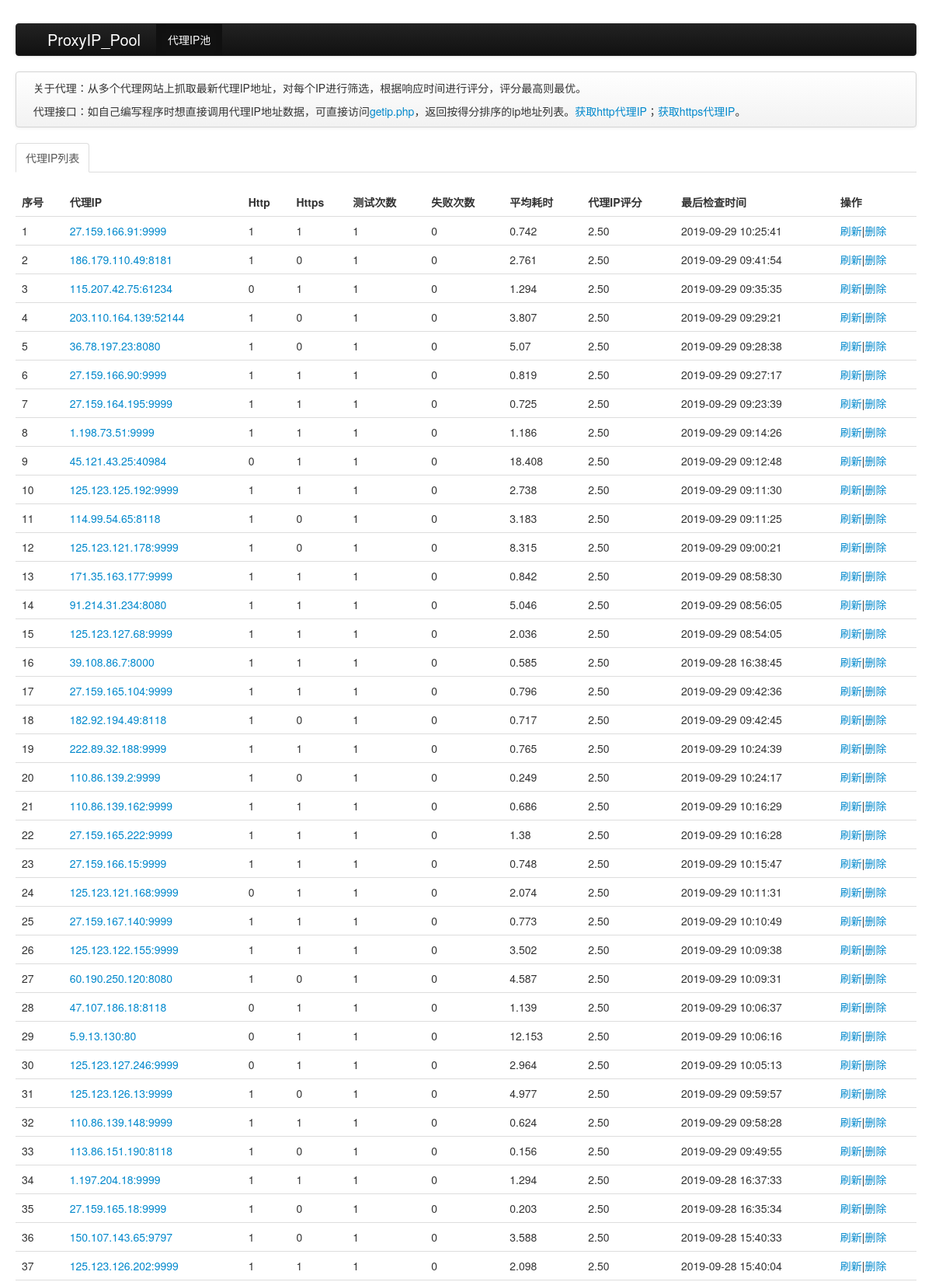
The page / (upper part) on the database its author committed.
### tables this page shows
CREATE TABLE `valid_ip` (
  `content` varchar(30) NOT NULL DEFAULT '' COMMENT 'IP:port',
  `is_http` tinyint(3) DEFAULT NULL COMMENT 'http代理',
  `is_https` tinyint(3) DEFAULT NULL COMMENT 'https代理',
  `test_times` int(5) DEFAULT '0' COMMENT '测试次数',
  `failure_times` int(5) DEFAULT '0' COMMENT '失败次数',
  `success_rate` float(5,2) DEFAULT '0.00' COMMENT '成功率',
  `avg_response_time` float DEFAULT '0' COMMENT '响应时间',
  `score` float(5,2) DEFAULT '0.00' COMMENT '分数',
  `lastchecktime` datetime DEFAULT NULL COMMENT '最后检查时间'
);

### include/config.inc.php (called while the page is built, shortened)
<?php
$cfg['soft_name'] = 'ProxyIP_Pool';
$cfg['soft_version'] = 'v1.0';
$cfg['soft_lang'] = 'UTF-8';
$cfg['db_host'] = 'localhost:3306';
$cfg['db_name'] = 'proxy';
$cfg['db_user'] = 'root';
$cfg['db_pass'] = 'root';
$cfg['db_charset'] = 'utf-8';
$cfg['db_pre'] = '';
require_once("mysql.class.php");
$db = new Mysql($cfg['db_host'],$cfg['db_user'],$cfg['db_pass'],$cfg['db_name'],$cfg['db_charset'],$cfg['db_pre']);
?>

### include/mysql.class.php (called while the page is built, shortened)
<?php
class mysql{
	private $db_host;
	private $db_user;
	private $db_pass;
	private $conn;
	private $result;
	private $db_pre;
	function __construct($db_host,$db_user,$db_pass,$db_databbse,$db_charset,$db_pre)
	{
		$this->db_host = $db_host;
		$this->db_user = $db_user;
		$this->db_pass = $db_pass;
		$this->db_database = $db_databbse;
		$this->db_pre = $db_pre;
	}
	private function connect()
	{
		$this->conn = mysql_connect($this->db_host,$this->db_user,$this->db_pass) or die("数据库连接错误");
	}
	function query($sql)
	{
		$sql = str_replace("##_",$this->db_pre,$sql);
		$result = mysql_query($sql,$this->conn);
		return $result;
	}
	function fetch_array($result = null)
	{
		$result = $result == null ? $this->result : $result;
		return mysql_fetch_array($result);
	}
}
?>

### index.php (called while the page is built, shortened)
<?php
require(dirname(__FILE__).'/include/config.inc.php');
require(dirname(__FILE__).'/proxy.php');
$html_str = index();
?>

### proxy.php (the view, shortened to what this page needs)
<?php
function index()
{
    global $db;
    $sql = "SELECT * FROM valid_ip order by score desc";
    $results = $db->query($sql);
    if (mysql_num_rows($results) > 0) {
        $i = 1;
        while ($fs = $db->fetch_array($results)) {
            $id = $i;
            $ip = $fs["0"];
            $http = $fs["1"];
            $https = $fs["2"];
            $test_times = $fs["3"];
            $failure_times = $fs["4"];
            $response_time = $fs["6"];
            $score = $fs["7"];
            $lastchecktime = $fs["8"];
            $html_str .= "
									<tr class=\"$class\">
										<td>
											$id
										</td>
										<td style=\"word-break:break-all; word-wrap:break-word;\">
											<a href=\"http://$ip\" target=\"_blank\">$ip</a>
										</td>
										<td>
											$http
										</td>
										<td>
											$https
										</td>
										<td>
											$test_times
										</td>
										<td>
											$failure_times
										</td>
										<td>
											$response_time
										</td>
										<td>
											$score
										</td>
										<td>
											$lastchecktime
										</td>
										<td>
											<a href=\"?m=reflush\">刷新</a>|<a href=\"javascript:alert('请以管理员身份登录')\">删除</a>
										</td>
									</tr>\r\n";
            $i++;
        }
        return $html_str;
    }
    else {
        print "";
    }
}
?>

### css/layoutit.css (style rules this page uses)
.navbar-inverse .brand { color:#fff; }

### rows shown on the page
valid_ip: id "1", content "27.159.166.91:9999", is_http "1", is_https "1", test_times "1", failure_times "0", avg_response_time "0.742", score "2.50", lastchecktime "2019-09-29 10:25:41"
valid_ip: id "2", content "186.179.110.49:8181", is_http "1", is_https "0", test_times "1", failure_times "0", avg_response_time "2.761", score "2.50", lastchecktime "2019-09-29 09:41:54"
valid_ip: id "3", content "115.207.42.75:61234", is_http "0", is_https "1", test_times "1", failure_times "0", avg_response_time "1.294", score "2.50", lastchecktime "2019-09-29 09:35:35"
valid_ip: id "4", content "203.110.164.139:52144", is_http "1", is_https "0", test_times "1", failure_times "0", avg_response_time "3.807", score "2.50", lastchecktime "2019-09-29 09:29:21"
valid_ip: id "5", content "36.78.197.23:8080", is_http "1", is_https "0", test_times "1", failure_times "0", avg_response_time "5.07", score "2.50", lastchecktime "2019-09-29 09:28:38"
valid_ip: id "6", content "27.159.166.90:9999", is_http "1", is_https "1", test_times "1", failure_times "0", avg_response_time "0.819", score "2.50", lastchecktime "2019-09-29 09:27:17"
valid_ip: id "7", content "27.159.164.195:9999", is_http "1", is_https "1", test_times "1", failure_times "0", avg_response_time "0.725", score "2.50", lastchecktime "2019-09-29 09:23:39"
valid_ip: id "8", content "1.198.73.51:9999", is_http "1", is_https "1", test_times "1", failure_times "0", avg_response_time "1.186", score "2.50", lastchecktime "2019-09-29 09:14:26"
valid_ip: id "9", content "45.121.43.25:40984", is_http "0", is_https "1", test_times "1", failure_times "0", avg_response_time "18.408", score "2.50", lastchecktime "2019-09-29 09:12:48"
valid_ip: id "10", content "125.123.125.192:9999", is_http "1", is_https "1", test_times "1", failure_times "0", avg_response_time "2.738", score "2.50", lastchecktime "2019-09-29 09:11:30"
valid_ip: id "11", content "114.99.54.65:8118", is_http "1", is_https "0", test_times "1", failure_times "0", avg_response_time "3.183", score "2.50", lastchecktime "2019-09-29 09:11:25"
valid_ip: id "12", content "125.123.121.178:9999", is_http "1", is_https "0", test_times "1", failure_times "0", avg_response_time "8.315", score "2.50", lastchecktime "2019-09-29 09:00:21"
valid_ip: id "13", content "171.35.163.177:9999", is_http "1", is_https "1", test_times "1", failure_times "0", avg_response_time "0.842", score "2.50", lastchecktime "2019-09-29 08:58:30"
valid_ip: id "14", content "91.214.31.234:8080", is_http "1", is_https "1", test_times "1", failure_times "0", avg_response_time "5.046", score "2.50", lastchecktime "2019-09-29 08:56:05"
valid_ip: id "15", content "125.123.127.68:9999", is_http "1", is_https "1", test_times "1", failure_times "0", avg_response_time "2.036", score "2.50", lastchecktime "2019-09-29 08:54:05"
valid_ip: id "16", content "39.108.86.7:8000", is_http "1", is_https "1", test_times "1", failure_times "0", avg_response_time "0.585", score "2.50", lastchecktime "2019-09-28 16:38:45"
valid_ip: id "17", content "27.159.165.104:9999", is_http "1", is_https "1", test_times "1", failure_times "0", avg_response_time "0.796", score "2.50", lastchecktime "2019-09-29 09:42:36"
valid_ip: id "18", content "182.92.194.49:8118", is_http "1", is_https "0", test_times "1", failure_times "0", avg_response_time "0.717", score "2.50", lastchecktime "2019-09-29 09:42:45"
valid_ip: id "19", content "222.89.32.188:9999", is_http "1", is_https "1", test_times "1", failure_times "0", avg_response_time "0.765", score "2.50", lastchecktime "2019-09-29 10:24:39"
valid_ip: id "20", content "110.86.139.2:9999", is_http "1", is_https "0", test_times "1", failure_times "0", avg_response_time "0.249", score "2.50", lastchecktime "2019-09-29 10:24:17"
valid_ip: id "21", content "110.86.139.162:9999", is_http "1", is_https "1", test_times "1", failure_times "0", avg_response_time "0.686", score "2.50", lastchecktime "2019-09-29 10:16:29"
valid_ip: id "22", content "27.159.165.222:9999", is_http "1", is_https "1", test_times "1", failure_times "0", avg_response_time "1.38", score "2.50", lastchecktime "2019-09-29 10:16:28"
valid_ip: id "23", content "27.159.166.15:9999", is_http "1", is_https "1", test_times "1", failure_times "0", avg_response_time "0.748", score "2.50", lastchecktime "2019-09-29 10:15:47"
valid_ip: id "24", content "125.123.121.168:9999", is_http "0", is_https "1", test_times "1", failure_times "0", avg_response_time "2.074", score "2.50", lastchecktime "2019-09-29 10:11:31"
valid_ip: id "25", content "27.159.167.140:9999", is_http "1", is_https "1", test_times "1", failure_times "0", avg_response_time "0.773", score "2.50", lastchecktime "2019-09-29 10:10:49"
valid_ip: id "26", content "125.123.122.155:9999", is_http "1", is_https "1", test_times "1", failure_times "0", avg_response_time "3.502", score "2.50", lastchecktime "2019-09-29 10:09:38"
valid_ip: id "27", content "60.190.250.120:8080", is_http "1", is_https "0", test_times "1", failure_times "0", avg_response_time "4.587", score "2.50", lastchecktime "2019-09-29 10:09:31"
valid_ip: id "28", content "47.107.186.18:8118", is_http "0", is_https "1", test_times "1", failure_times "0", avg_response_time "1.139", score "2.50", lastchecktime "2019-09-29 10:06:37"
valid_ip: id "29", content "5.9.13.130:80", is_http "0", is_https "1", test_times "1", failure_times "0", avg_response_time "12.153", score "2.50", lastchecktime "2019-09-29 10:06:16"
valid_ip: id "30", content "125.123.127.246:9999", is_http "0", is_https "1", test_times "1", failure_times "0", avg_response_time "2.964", score "2.50", lastchecktime "2019-09-29 10:05:13"
valid_ip: id "31", content "125.123.126.13:9999", is_http "1", is_https "0", test_times "1", failure_times "0", avg_response_time "4.977", score "2.50", lastchecktime "2019-09-29 09:59:57"
valid_ip: id "32", content "110.86.139.148:9999", is_http "1", is_https "1", test_times "1", failure_times "0", avg_response_time "0.624", score "2.50", lastchecktime "2019-09-29 09:58:28"
valid_ip: id "33", content "113.86.151.190:8118", is_http "1", is_https "0", test_times "1", failure_times "0", avg_response_time "0.156", score "2.50", lastchecktime "2019-09-29 09:49:55"
valid_ip: id "34", content "1.197.204.18:9999", is_http "1", is_https "1", test_times "1", failure_times "0", avg_response_time "1.294", score "2.50", lastchecktime "2019-09-28 16:37:33"
valid_ip: id "35", content "27.159.165.18:9999", is_http "1", is_https "0", test_times "1", failure_times "0", avg_response_time "0.203", score "2.50", lastchecktime "2019-09-28 16:35:34"
valid_ip: id "36", content "150.107.143.65:9797", is_http "1", is_https "0", test_times "1", failure_times "0", avg_response_time "3.588", score "2.50", lastchecktime "2019-09-28 15:40:33"
valid_ip: id "37", content "125.123.126.202:9999", is_http "1", is_https "1", test_times "1", failure_times "0", avg_response_time "2.098", score "2.50", lastchecktime "2019-09-28 15:40:04"
